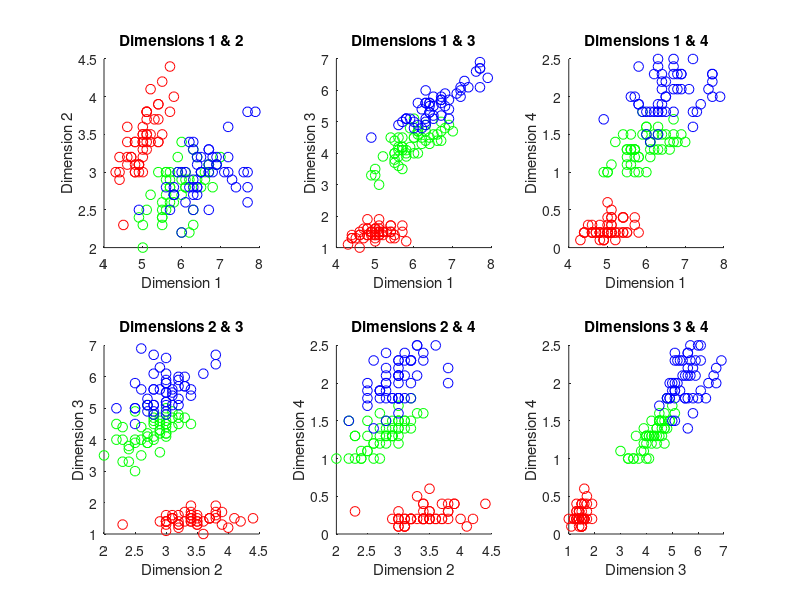
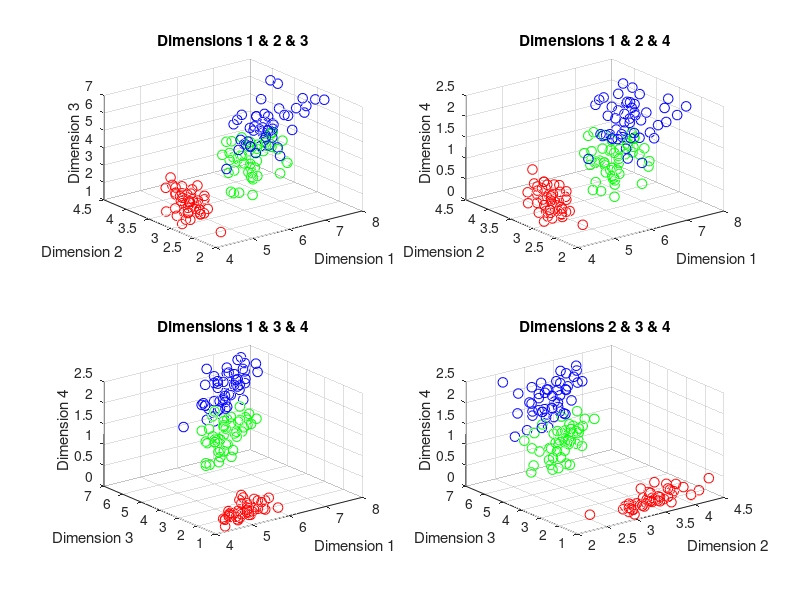
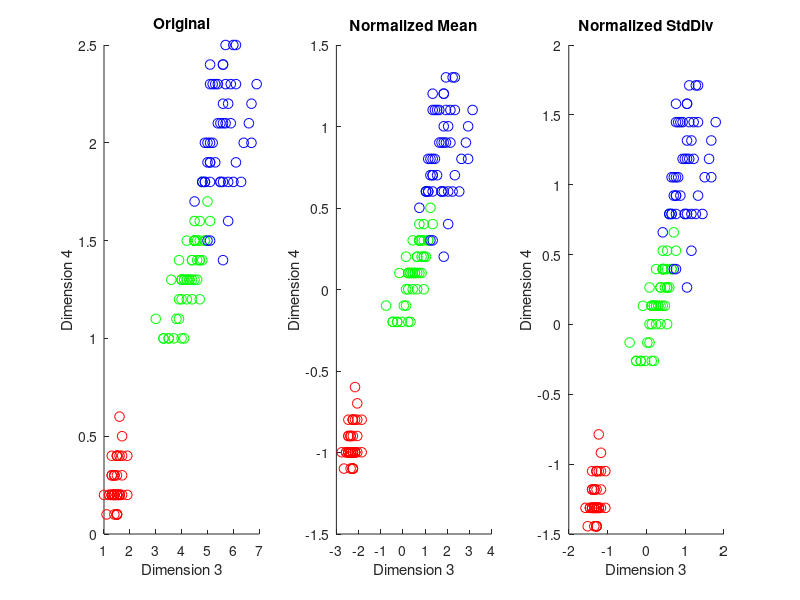
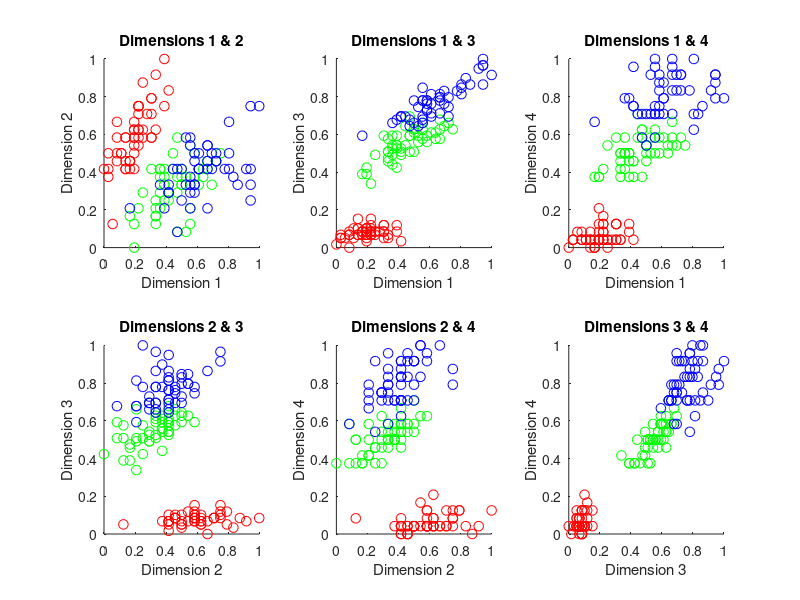

Reproduce these figures in MATLAB, in order.
clear;
close all;
load('iris_test_plain.mat');

%% a)
figure('Name', '2D Plots');
plotIdx = 0;
combs2d = combnk(1:size(irisInputs,1),2);
for i = 1:size(combs2d,1)
    plotIdx  = plotIdx + 1;
    subplot(2,3,plotIdx);
    scatter(irisInputs(combs2d(i,1),:), irisInputs(combs2d(i,2),:), 50, irisTargets');
    xlabel(sprintf('Dimension %d', combs2d(i,1)));
    ylabel(sprintf('Dimension %d', combs2d(i,2)));
    title(sprintf('Dimensions %d & %d', combs2d(i,1), combs2d(i,2)));
end

figure('Name', '3D Plots');
plotIdx = 0;
combs3d = combnk(1:size(irisInputs,1),3);
for i = 1:size(combs3d,1)
    plotIdx  = plotIdx + 1;
    subplot(2,2,plotIdx);
    scatter3(irisInputs(combs3d(i,1),:), irisInputs(combs3d(i,2),:), irisInputs(combs3d(i,3),:), 50, irisTargets');
    xlabel(sprintf('Dimension %d', combs3d(i,1)));
    ylabel(sprintf('Dimension %d', combs3d(i,2)));
    zlabel(sprintf('Dimension %d', combs3d(i,3)));
    title(sprintf('Dimensions %d & %d & %d', combs3d(i,1), combs3d(i,2), combs3d(i,3)));
end

%% b)
irisDataNormMean = irisInputs - repmat(mean(irisInputs, 2), 1, size(irisInputs,2));

irisDataNormStdDiv = irisDataNormMean ./ repmat(sqrt(mean(irisDataNormMean.^2, 2)), 1, size(irisInputs,2));

figure('Name', 'Normed (Dimension 3 & 4)');
subplot(1,3,1);
scatter(irisInputs(3,:), irisInputs(4,:), 50, irisTargets');
xlabel('Dimension 3');
ylabel('Dimension 4');
title('Original');
subplot(1,3,2);
scatter(irisDataNormMean(3,:), irisDataNormMean(4,:), 50, irisTargets');
xlabel('Dimension 3');
ylabel('Dimension 4');
title('Normalized Mean');
subplot(1,3,3);
scatter(irisDataNormStdDiv(3,:), irisDataNormStdDiv(4,:), 50, irisTargets');
xlabel('Dimension 3');
ylabel('Dimension 4');
title('Normalized StdDiv');

%% c)
irisDataNonNegative = irisInputs - repmat(min(irisInputs, [], 2), 1, size(irisInputs,2));
irisDataBetweenZeroAndOne = irisDataNonNegative ./ repmat(max(irisDataNonNegative, [], 2), 1, size(irisInputs,2));

figure('Name', 'Between Zero And One');
plotIdx = 0;
combs2d = combnk(1:size(irisDataBetweenZeroAndOne,1),2);
for i = 1:size(combs2d,1)
    plotIdx  = plotIdx + 1;
    subplot(2,3,plotIdx);
    scatter(irisDataBetweenZeroAndOne(combs2d(i,1),:), irisDataBetweenZeroAndOne(combs2d(i,2),:), 50, irisTargets');
    xlabel(sprintf('Dimension %d', combs2d(i,1)));
    ylabel(sprintf('Dimension %d', combs2d(i,2)));
    title(sprintf('Dimensions %d & %d', combs2d(i,1), combs2d(i,2)));
end

%% d)
irisDataCovariance = irisInputs * irisInputs' / size(irisInputs, 2)

%% e)
irisDataMean = mean(irisInputs, 2)
irisDataMedian = median(irisInputs, 2)
irisDataMeanMedianDiff = abs(irisDataMean - irisDataMedian)
